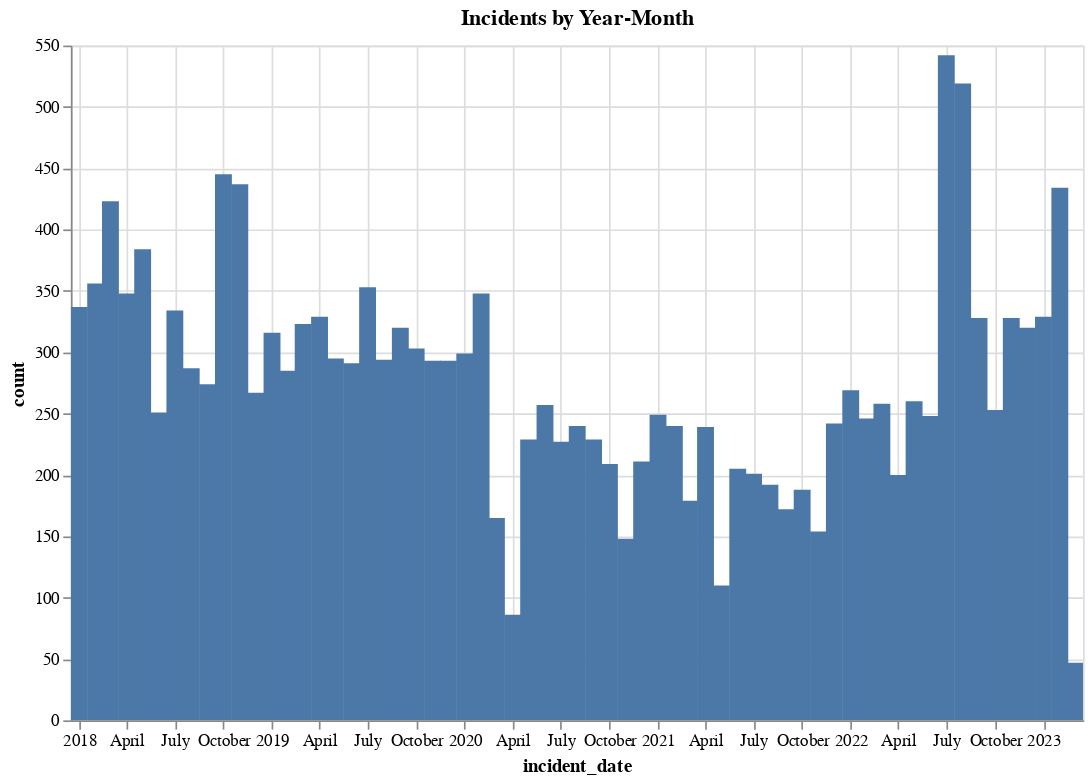

The code cell stored with this chart in its notebook:
### Code cell
brush = alt.selection_interval()
base = alt.Chart(counts).mark_bar(size=10).encode(
    x='incident_date',
    y='count',
).properties(
    width=600,
    height=400
).add_params(brush)
upper = base.encode(
    alt.X('incident_date:T', scale=alt.Scale(domain=brush)),  
    tooltip = [alt.Tooltip('incident_date'),alt.Tooltip('count',title='Drug Arrests')]
).properties(title='Incidents by Year-Month')

# lower = base.properties(
#     height=60
# ).add_params(brush)

upper.interactive()

### Figure 1 — Vega-Lite specification as saved in the notebook (floating-point values rounded to 4 significant figures)
{"config": {"view": {"continuousWidth": 300, "continuousHeight": 300}}, "data": {"name": "data-09fa555d1c83c8a82b8855af93d836e2"}, "mark": {"type": "bar", "size": 10}, "encoding": {"tooltip": [{"field": "incident_date", "type": "nominal"}, {"field": "count", "title": "Drug Arrests", "type": "quantitative"}], "x": {"field": "incident_date", "scale": {"domain": {"param": "param_1"}}, "type": "temporal"}, "y": {"field": "count", "type": "quantitative"}}, "height": 400, "params": [{"name": "param_1", "select": {"type": "interval"}}, {"name": "param_2", "select": {"type": "interval", "encodings": ["x", "y"]}, "bind": "scales"}], "title": "Incidents by Year-Month", "width": 600, "$schema": "https://vega.github.io/schema/vega-lite/v5.6.1.json", "datasets": {"data-09fa555d1c83c8a82b8855af93d836e2": [{"incident_date": "2018-01", "count": 337, "incident_date_2": "2018-01"}, {"incident_date": "2018-02", "count": 356, "incident_date_2": "2018-02"}, {"incident_date": "2018-03", "count": 423, "incident_date_2": "2018-03"}, {"incident_date": "2018-04", "count": 348, "incident_date_2": "2018-04"}, {"incident_date": "2018-05", "count": 384, "incident_date_2": "2018-05"}, {"incident_date": "2018-06", "count": 251, "incident_date_2": "2018-06"}, {"incident_date": "2018-07", "count": 334, "incident_date_2": "2018-07"}, {"incident_date": "2018-08", "count": 287, "incident_date_2": "2018-08"}, {"incident_date": "2018-09", "count": 274, "incident_date_2": "2018-09"}, {"incident_date": "2018-10", "count": 445, "incident_date_2": "2018-10"}, {"incident_date": "2018-11", "count": 437, "incident_date_2": "2018-11"}, {"incident_date": "2018-12", "count": 267, "incident_date_2": "2018-12"}, {"incident_date": "2019-01", "count": 316, "incident_date_2": "2019-01"}, {"incident_date": "2019-02", "count": 285, "incident_date_2": "2019-02"}, {"incident_date": "2019-03", "count": 323, "incident_date_2": "2019-03"}, {"incident_date": "2019-04", "count": 329, "incident_date_2": "2019-04"}, {"incident_date": "2019-05", "count": 295, "incident_date_2": "2019-05"}, {"incident_date": "2019-06", "count": 291, "incident_date_2": "2019-06"}, {"incident_date": "2019-07", "count": 353, "incident_date_2": "2019-07"}, {"incident_date": "2019-08", "count": 294, "incident_date_2": "2019-08"}, {"incident_date": "2019-09", "count": 320, "incident_date_2": "2019-09"}, {"incident_date": "2019-10", "count": 303, "incident_date_2": "2019-10"}, {"incident_date": "2019-11", "count": 293, "incident_date_2": "2019-11"}, {"incident_date": "2019-12", "count": 293, "incident_date_2": "2019-12"}, {"incident_date": "2020-01", "count": 299, "incident_date_2": "2020-01"}, {"incident_date": "2020-02", "count": 348, "incident_date_2": "2020-02"}, {"incident_date": "2020-03", "count": 165, "incident_date_2": "2020-03"}, {"incident_date": "2020-04", "count": 86, "incident_date_2": "2020-04"}, {"incident_date": "2020-05", "count": 229, "incident_date_2": "2020-05"}, {"incident_date": "2020-06", "count": 257, "incident_date_2": "2020-06"}, {"incident_date": "2020-07", "count": 227, "incident_date_2": "2020-07"}, {"incident_date": "2020-08", "count": 240, "incident_date_2": "2020-08"}, {"incident_date": "2020-09", "count": 229, "incident_date_2": "2020-09"}, {"incident_date": "2020-10", "count": 209, "incident_date_2": "2020-10"}, {"incident_date": "2020-11", "count": 148, "incident_date_2": "2020-11"}, {"incident_date": "2020-12", "count": 211, "incident_date_2": "2020-12"}, {"incident_date": "2021-01", "count": 249, "incident_date_2": "2021-01"}, {"incident_date": "2021-02", "count": 240, "incident_date_2": "2021-02"}, {"incident_date": "2021-03", "count": 179, "incident_date_2": "2021-03"}, {"incident_date": "2021-04", "count": 239, "incident_date_2": "2021-04"}, {"incident_date": "2021-05", "count": 110, "incident_date_2": "2021-05"}, {"incident_date": "2021-06", "count": 205, "incident_date_2": "2021-06"}, {"incident_date": "2021-07", "count": 201, "incident_date_2": "2021-07"}, {"incident_date": "2021-08", "count": 192, "incident_date_2": "2021-08"}, {"incident_date": "2021-09", "count": 172, "incident_date_2": "2021-09"}, {"incident_date": "2021-10", "count": 188, "incident_date_2": "2021-10"}, {"incident_date": "2021-11", "count": 154, "incident_date_2": "2021-11"}, {"incident_date": "2021-12", "count": 242, "incident_date_2": "2021-12"}, {"incident_date": "2022-01", "count": 269, "incident_date_2": "2022-01"}, {"incident_date": "2022-02", "count": 246, "incident_date_2": "2022-02"}, {"incident_date": "2022-03", "count": 258, "incident_date_2": "2022-03"}, {"incident_date": "2022-04", "count": 200, "incident_date_2": "2022-04"}, {"incident_date": "2022-05", "count": 260, "incident_date_2": "2022-05"}, {"incident_date": "2022-06", "count": 248, "incident_date_2": "2022-06"}, {"incident_date": "2022-07", "count": 542, "incident_date_2": "2022-07"}, {"incident_date": "2022-08", "count": 519, "incident_date_2": "2022-08"}, {"incident_date": "2022-09", "count": 328, "incident_date_2": "2022-09"}, {"incident_date": "2022-10", "count": 253, "incident_date_2": "2022-10"}, {"incident_date": "2022-11", "count": 328, "incident_date_2": "2022-11"}, {"incident_date": "2022-12", "count": 320, "incident_date_2": "2022-12"}, {"incident_date": "2023-01", "count": 329, "incident_date_2": "2023-01"}, {"incident_date": "2023-02", "count": 434, "incident_date_2": "2023-02"}, {"incident_date": "2023-03", "count": 47, "incident_date_2": "2023-03"}]}}
